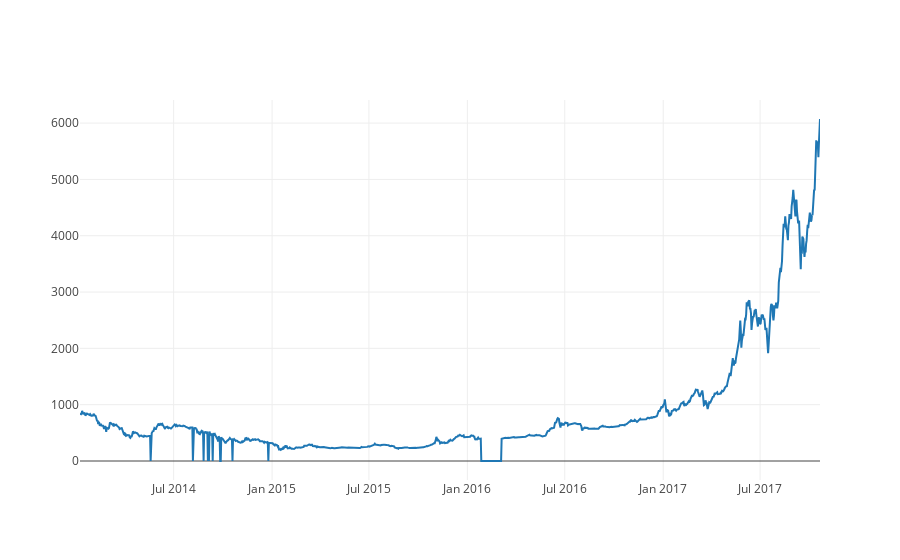

Write notebook code for a chart like this one.
### Code cell
btc_trace = go.Scatter(x=data.index, y=data['Weighted Price'], name= 'Price')
py.iplot([btc_trace])

### Figure 1 — Plotly figure (JSON) as saved in the notebook; plotly's stock layout.template omitted (floating-point values rounded to 4 significant figures; data arrays with more than 128 entries replaced by an {"elided": "..."} marker saying what was removed)
{"data": [{"name": "Price", "type": "scatter", "x": {"elided": "1384 str values"}, "y": {"elided": "1384 float values"}}], "layout": {}}
